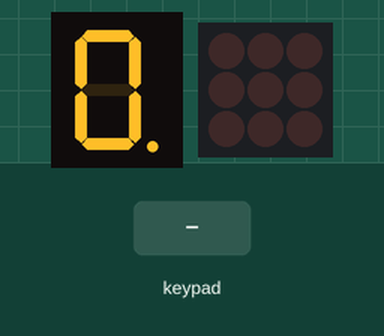
Simulated run of this sketch. Board: Arduino Mega 2560, built with avr-gcc and run on an emulated ATmega2560. Parts: 1-digit seven-segment display, 3×3 LED matrix. Wiring (inferred from the names in the program): 2×4 keypad with keys 1 2 3 4 5 6 7 8 (labels assumed): rows pin 30, pin 49; columns pin 34, pin 35, pin 36, pin 37; 1-digit 7-segment display, segments lit when LOW: segments pin 38, pin 39, pin 40, pin 41, pin 42, pin 43, pin 44, pin 45; LED matrix (orientation assumed): rows pin 48, pin 47, pin 46; columns pin 31, pin 32, pin 33. Inputs (shaded band) come from the test bench. The segment pins are drawn as the display they are named for.

Above: at 1.2 s.
1.3 s: keypad keys 3 4 3 5 3 6 3 7 pressed 0.4 s apart
At 2.0 s:
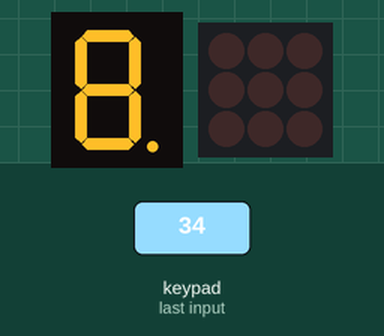
Timing chart, 0 to 4.3 s (numbered marks = the images above; inputs shaded):
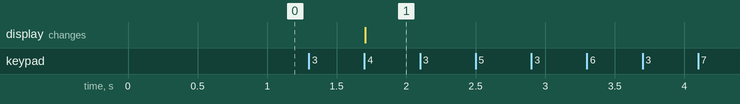

Measured:
- after the input at 1.3 s, the display: changes after 0.40 s (image 1)

The sketch:

sketch_may20a.ino
```cpp
#include <Stepper.h>

// --- 步進馬達設定 ---
const int stepsPerRevolution = 2000;
Stepper myStepper(200, 52, 50, 51, 53);

// --- 矩陣鍵盤掃描設定 ---
const byte colPins[] = {30, 31, 32, 33};
const byte rowPins[] = {34, 35, 36, 37};
char keys[4][4] = {
  {'0','1','2','3'},
  {'4','5','6','7'},
  {'8','9','A','B'},
  {'C','D','E','F'}
};

// --- 七段顯示器設定 ---
byte segmentPins[] = {38, 39, 40, 41, 42, 43, 44, 45};
byte digitPins[] = {46, 47, 48, 49};

byte numData[] = {
  0x3F, 0x06, 0x5B, 0x4F, 0x66, 0x6D, 0x7D, 0x07, 0x7F, 0x6F
};

String inputAngle = "";

void setup() {
  myStepper.setSpeed(60);
  Serial.begin(9600);

  for (int i = 0; i < 4; i++) {
    pinMode(rowPins[i], INPUT_PULLUP);
    pinMode(colPins[i], OUTPUT);
    digitalWrite(colPins[i], HIGH);
  }

  for (int i = 0; i < 8; i++) pinMode(segmentPins[i], OUTPUT);
  for (int i = 0; i < 4; i++) pinMode(digitPins[i], OUTPUT);
}

void loop() {
  char key = scanKeypad();

  if (key != '\0') {
    if (key >= '0' && key <= '9') {
      if (inputAngle.length() < 4) inputAngle += key;
    }
    else if (key == 'B') {
      if (inputAngle.length() > 0) inputAngle.remove(inputAngle.length() - 1);
    }
    else if (key == 'E') {
      if (inputAngle.length() > 0) {
        int angle = inputAngle.toInt();
        long targetSteps = (long)angle * stepsPerRevolution / 360;
        myStepper.step(targetSteps);
        inputAngle = "";
      }
    }
    delay(250);
  }

  // 刷新顯示
  if (inputAngle.length() > 0) {
    displayNumber(inputAngle.toInt());
  } else {
    displayNumber(0);
  }
}

char scanKeypad() {
  for (int c = 0; c < 4; c++) {
    digitalWrite(colPins[c], LOW);
    for (int r = 0; r < 4; r++) {
      if (digitalRead(rowPins[r]) == LOW) {
        delay(20);
        while(digitalRead(rowPins[r]) == LOW);
        digitalWrite(colPins[c], HIGH);
        return keys[r][c];
      }
    }
    digitalWrite(colPins[c], HIGH);
  }
  return '\0';
}

void displayNumber(int n) {
  int temp = n;
  for (int i = 0; i < 4; i++) {
    int digit = temp % 10;
    showDigit(i, digit);
    delay(5);
    temp /= 10;
    if (temp == 0) break;
  }
}

// 修正後的核心顯示函式
void showDigit(int pos, int val) {
  // 1. 先關閉所有位數 (COM 腳位)
  for (int i = 0; i < 4; i++) {
    digitalWrite(digitPins[i], HIGH);
  }

  // 2. 取得段碼
  byte segments = numData[val];

  // 3. 設定 a-g 段碼 (針對 1 顯示成 E 的邏輯反轉修正)
  for (int i = 0; i < 7; i++) {
    if ((segments >> i) & 0x01) {
      digitalWrite(segmentPins[i], LOW);  // 亮起
    } else {
      digitalWrite(segmentPins[i], HIGH); // 熄滅
    }
  }

  // 4. 開啟當前位數 (COM)
  digitalWrite(digitPins[3 - pos], LOW);
}
```
